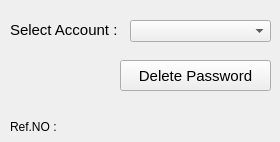
<?xml version="1.0" encoding="UTF-8"?>
<ui version="4.0">
 <class>Delete_Password</class>
 <widget class="QWidget" name="Delete_Password">
  <property name="geometry">
   <rect>
    <x>0</x>
    <y>0</y>
    <width>280</width>
    <height>142</height>
   </rect>
  </property>
  <property name="windowTitle">
   <string>Form</string>
  </property>
  <widget class="QComboBox" name="comboBox">
   <property name="geometry">
    <rect>
     <x>130</x>
     <y>20</y>
     <width>141</width>
     <height>22</height>
    </rect>
   </property>
   <property name="font">
    <font>
     <pointsize>11</pointsize>
    </font>
   </property>
  </widget>
  <widget class="QPushButton" name="pushButton">
   <property name="geometry">
    <rect>
     <x>120</x>
     <y>60</y>
     <width>151</width>
     <height>31</height>
    </rect>
   </property>
   <property name="font">
    <font>
     <pointsize>11</pointsize>
    </font>
   </property>
   <property name="text">
    <string>Delete Password</string>
   </property>
  </widget>
  <widget class="QLabel" name="label">
   <property name="geometry">
    <rect>
     <x>10</x>
     <y>120</y>
     <width>47</width>
     <height>13</height>
    </rect>
   </property>
   <property name="text">
    <string>Ref.NO :</string>
   </property>
  </widget>
  <widget class="QLabel" name="label_2">
   <property name="geometry">
    <rect>
     <x>60</x>
     <y>120</y>
     <width>47</width>
     <height>13</height>
    </rect>
   </property>
   <property name="text">
    <string/>
   </property>
  </widget>
  <widget class="QLabel" name="label_3">
   <property name="geometry">
    <rect>
     <x>10</x>
     <y>20</y>
     <width>111</width>
     <height>20</height>
    </rect>
   </property>
   <property name="font">
    <font>
     <pointsize>11</pointsize>
    </font>
   </property>
   <property name="text">
    <string>Select Account :</string>
   </property>
  </widget>
 </widget>
 <resources/>
 <connections/>
</ui>
